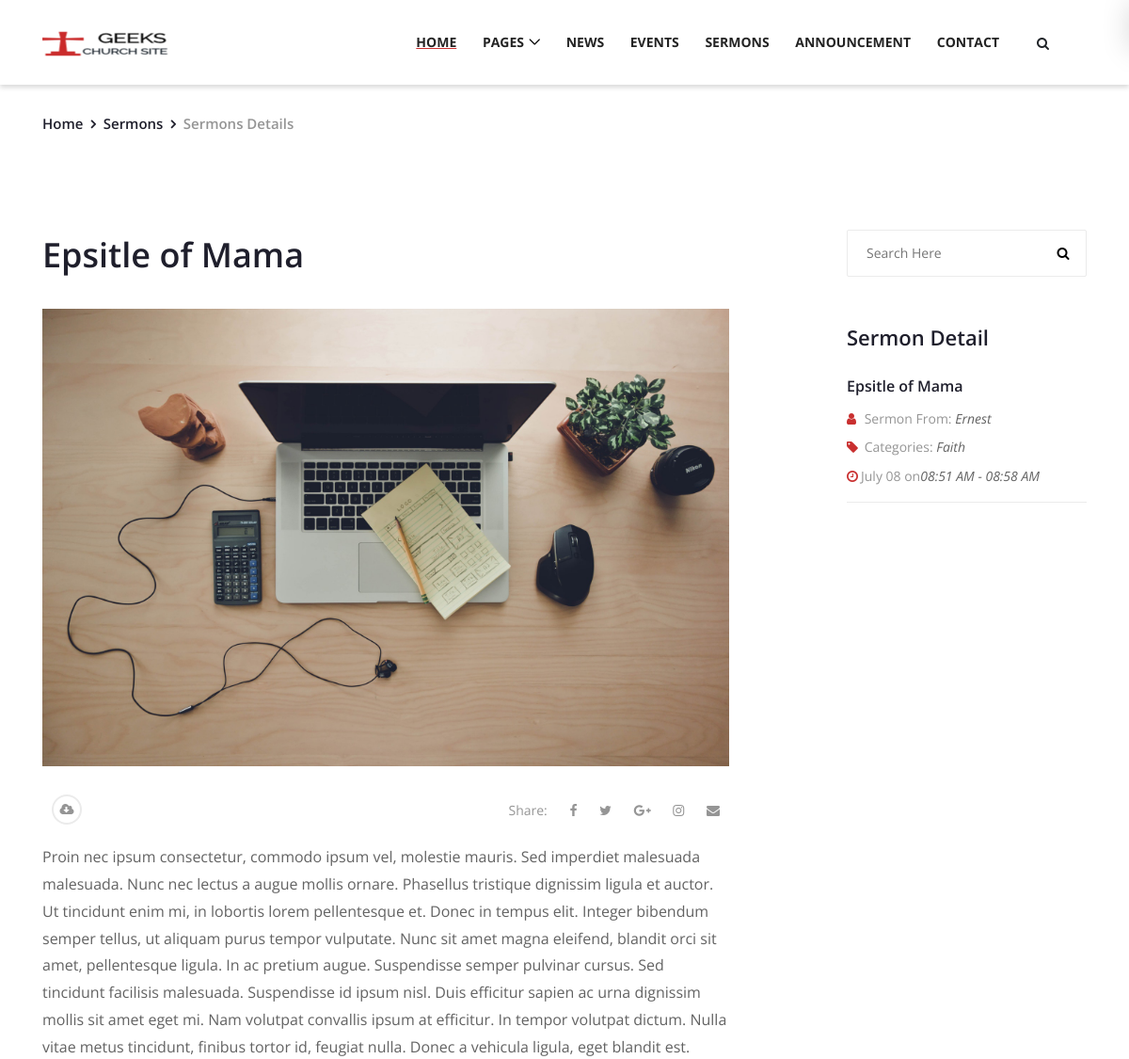
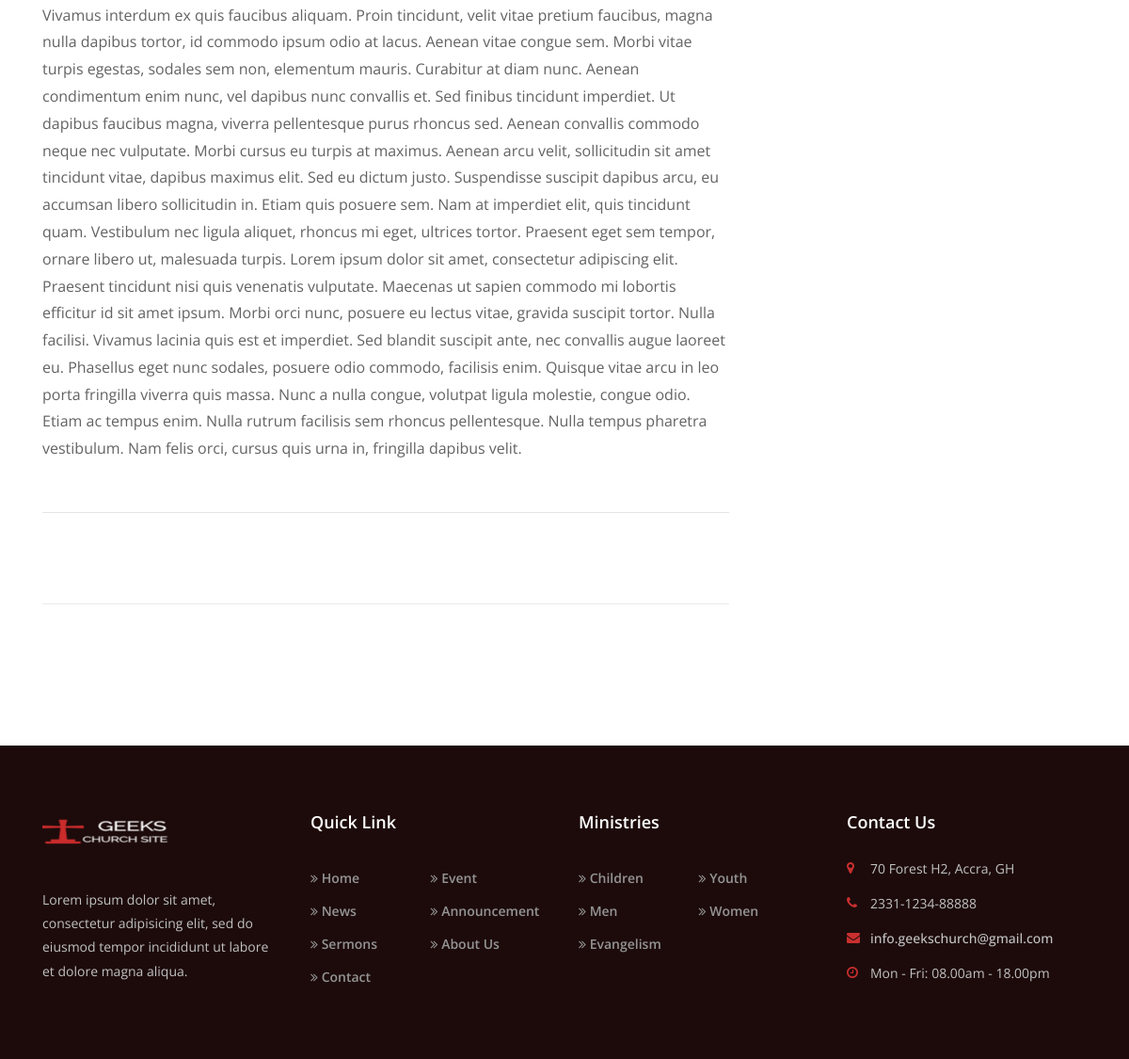
Screenshot of /sermon-detail/sermon2/ with the database file from the repository (2 pictures, top to bottom).
### blog/models.py (models this page shows, shortened)
class Sermon(models.Model):
    date_of_sermon = models.DateTimeField()  # only the month and the day
    time_start = models.DateTimeField()
    time_end = models.DateTimeField()
    format_video = models.URLField(max_length=1000, blank=True, null=True)
    format_audio = models.FileField(upload_to='Sermon/Audio/', blank=True, null=True)
    format_doc = models.FileField(upload_to='Sermon/Document/', blank=True, null=True)
    picture = models.ImageField(upload_to='Sermon/pictures', null=True)
    title = models.CharField(max_length=100)
    preacher = models.CharField(max_length=150)
    category = models.CharField(max_length=50, null=True)
    content = models.TextField()
    slug = models.SlugField()

### blog/views.py (the view)
# urls.py: path('sermon-detail/<slug>/', SermonDetailView.as_view(), name='blog-sermon-detail'),
class SermonDetailView(DetailView):
    model = Sermon
    template_name = 'blog/sermons-details.html'

### blog/templates/blog/sermons-details.html (shortened to what this page needs)
{% extends 'blog/base_main.html' %}
{% load static %}
{%  block content %}
    <div class="breadcrumb-area">
        <div class="container">
            <div class="row">
                <div class="col-12">
                    <nav aria-label="breadcrumb">
                        <ol class="breadcrumb">
                            <li class="breadcrumb-item"><a href="{% url 'blog-home' %}">Home</a></li>
                            <li class="breadcrumb-item"><a href="{% url 'blog-sermon' %}">Sermons</a></li>
                            <li class="breadcrumb-item active" aria-current="page">Sermons Details</li>
                        </ol>
                    </nav>
                </div>
            </div>
        </div>
    </div>
    <div class="sermons-details-area section-padding-100">
        <div class="container">
            <div class="row justify-content-between">
                <div class="col-12 col-lg-8">
                    <div class="sermons-details-area">
                        <div class="single-post-details-area">
                            <div class="post-content">
                                <h2 class="post-title mb-30">{{ object.title }}</h2>
                                <img class="mb-30" src="{{ object.picture.url }}" alt="">
                                <div class="catagory-share-meta d-flex flex-wrap justify-content-between align-items-center">
                                    <div class="sermons-cata">
                                        <a href="#" data-toggle="tooltip" data-placement="top" title="Download"><i class="fa fa-cloud-download" aria-hidden="true"></i></a>
                                    </div>
                                    <div class="share">
                                        <span>Share:</span>
                                        <a href="#"><i class="fa fa-facebook" aria-hidden="true"></i></a>
                                        <a href="#"><i class="fa fa-twitter" aria-hidden="true"></i></a>
                                        <a href="#"><i class="fa fa-google-plus" aria-hidden="true"></i></a>
                                        <a href="#"><i class="fa fa-instagram" aria-hidden="true"></i></a>
                                        <a href="#"><i class="fa fa-envelope" aria-hidden="true"></i></a>
                                    </div>
                                </div>
                                <p>{{ object.content }}</p><br/>
                                <hr>
                            </div>
                        </div>
                    </div>
                </div>
                <div class="col-12 col-sm-9 col-md-6 col-lg-3">
                    <div class="post-sidebar-area">
                        <div class="single-widget-area">
                            <div class="search-form">
                                <form action="#" method="get">
                                    <input type="search" name="search" placeholder="Search Here">
                                    <button type="submit"><i class="fa fa-search" aria-hidden="true"></i></button>
                                </form>
                            </div>
                        </div>
                        <div class="single-widget-area">
                            <div class="widget-title">
                                <h6>Sermon Detail</h6>
                            </div>
                            <div class="single-latest-post">
                                <a href="#" class="post-title">
                                    <h6>{{ object.title }}</h6>
                                </a>
                                <div class="sermons-meta-data">
                                    <p><i class="fa fa-user" aria-hidden="true"></i> Sermon From: <span>{{ object.preacher }}</span></p>
                                    <p><i class="fa fa-tag" aria-hidden="true"></i> Categories: <span>{{ object.category }}</span></p>
                                    <p><i class="fa fa-clock-o" aria-hidden="true"></i>{{ object.date_of_sermon|date:"F d " }}on<span>{{ object.time_start|date:"h:s A" }} - {{ object.time_end|date:"h:s A" }}</p>
                                </div>
                            </div>
                        </div>
                    </div>
                </div>
            </div>
        </div>
    </div>
{% endblock content %}

### blog/static/blog/style.css (style rules this page uses)
* { margin: 0; padding: 0; }
body { font-family: "Open Sans", sans-serif; font-size: 14px; }
h1, h2, h3, h4, h5, h6 { color: #1f1f2c; line-height: 1.3; font-weight: 700; }
p { color: #636363; font-size: 14px; line-height: 1.8; font-weight: 400; }
a, a:hover, a:focus { -webkit-transition-duration: 500ms; transition-duration: 500ms; text-decoration: none; outline: 0 solid transparent; color: #1f1f2c; font-weight: 500; font-size: 14px; }
ul, ol { margin: 0; }
ul li, ol li { list-style: none; }
img { height: auto; max-width: 100%; }
.mb-30 { margin-bottom: 30px !important; }
.section-padding-100 { padding-top: 100px; padding-bottom: 100px; }
.catagory-share-meta { position: relative; z-index: 1; margin-bottom: 20px; }
.catagory-share-meta .sermons-cata { position: relative; z-index: 1; }
.catagory-share-meta .sermons-cata a { display: inline-block; width: 32px; height: 32px; margin: 0 10px; border: 2px solid #ebebeb; color: #959595; border-radius: 50%; line-height: 28px; text-align: center; }
.catagory-share-meta .share span, .catagory-share-meta .share a { color: #959595; padding: 0 10px; font-size: 14px; }
.sermons-details-area { position: relative; z-index: 1; }
.sermons-details-area .single-post-details-area { border-bottom: 1px solid #ebebeb; padding-bottom: 80px; }
.breadcrumb-area { position: relative; z-index: 10; width: 100%; }
.breadcrumb-area .breadcrumb { margin: 0; padding: 0; padding-top: 30px; background-color: transparent; }
.breadcrumb-area .breadcrumb .breadcrumb-item { font-size: 15px; color: #959595; font-weight: 600; }
.breadcrumb-area .breadcrumb .breadcrumb-item a { font-size: 15px; color: #1f1f2c; font-weight: 600; }
.breadcrumb-area .breadcrumb .breadcrumb-item + .breadcrumb-item::before { color: #1f1f2c; font-family: 'FontAwesome'; content: "\f105"; }
.single-widget-area { position: relative; z-index: 1; margin-bottom: 50px; }
.single-widget-area .widget-title h6 { font-size: 22px; font-weight: 600; margin-bottom: 25px; text-transform: capitalize; }
.single-widget-area .single-latest-post { position: relative; z-index: 1; margin-bottom: 15px; border-bottom: 1px solid #ebebeb; }
.single-widget-area .single-latest-post:last-child { margin-bottom: 0; }
.single-widget-area .single-latest-post .post-title h6 { -webkit-transition-duration: 300ms; transition-duration: 300ms; font-size: 16px; line-height: 1.7; font-weight: 600; }
.single-widget-area .single-latest-post p { color: #959595; font-style: italic; }
.single-widget-area .single-latest-post .sermons-meta-data { padding-bottom: 15px; }
.single-widget-area .single-latest-post .sermons-meta-data p { margin-bottom: 5px; color: #959595; font-style: normal; }
.single-widget-area .single-latest-post .sermons-meta-data p:last-child { margin-bottom: 0; }
.single-widget-area .single-latest-post .sermons-meta-data p i { width: 15px; color: #c92f2f; }
.single-widget-area .single-latest-post .sermons-meta-data p span { font-style: italic; color: #636363; }
.single-widget-area .search-form { position: relative; z-index: 2; }
.single-widget-area .search-form input { background-color: #ffffff; padding: 0 20px; width: 100%; height: 50px; font-size: 14px; border: 1px solid #ebebeb; color: #959595; border-radius: 2px; }
.single-widget-area .search-form button { background-color: transparent; position: absolute; top: 0; right: 0; width: 50px; height: 50px; z-index: 10; border: none; cursor: pointer; -webkit-transition-duration: 500ms; transition-duration: 500ms; }
.single-post-details-area { position: relative; z-index: 1; margin-bottom: 50px; }
.single-post-details-area img { width: 100%; }
.single-post-details-area .post-content .post-title { -webkit-transition-duration: 500ms; transition-duration: 500ms; line-height: 1.5; margin-bottom: 15px; font-size: 36px; font-weight: 600; }
.single-post-details-area .post-content p { font-size: 16px; color: #636363; }

### blog/static/blog/css/classy-nav.css (style rules this page uses)
* { margin: 0; padding: 0; }
body { font-family: "Roboto", sans-serif; }
ul, ol { margin: 0; }
ul li, ol li { list-style: none; }
img { height: auto; max-width: 100%; }
.justify-content-between { -webkit-box-pack: justify; -ms-flex-pack: justify; justify-content: space-between; }

### rows the page displays
Sermon: title "Epsitle of Mama", picture (picture), content "Proin nec ipsum consectetur, commodo ipsum vel, molestie mauris. Sed imperdiet malesuada malesuada. Nunc nec lectus a augue mollis ornare. Phasellus tristique dignissim ligula et auctor. Ut tincidunt enim mi, in lobortis lorem pellentesque et. Donec in tempus elit. Integer bibendum semper tellus, ut aliquam purus tempor vulputate. Nunc sit amet magna eleifend, blandit orci sit amet, pellentesque ligula. In ac pretium augue. Suspendisse semper pulvinar cursus. Sed tincidunt facilisis malesuada. Suspendisse id ipsum nisl. Duis efficitur sapien ac urna dignissim mollis sit amet eget mi. Nam volutpat convallis ipsum at efficitur. In tempor volutpat dictum. Nulla vitae metus tincidunt, finibus…", preacher "Ernest", category "Faith", date_of_sermon "July 08", time_start "08:51 AM", time_end "08:58 AM"
